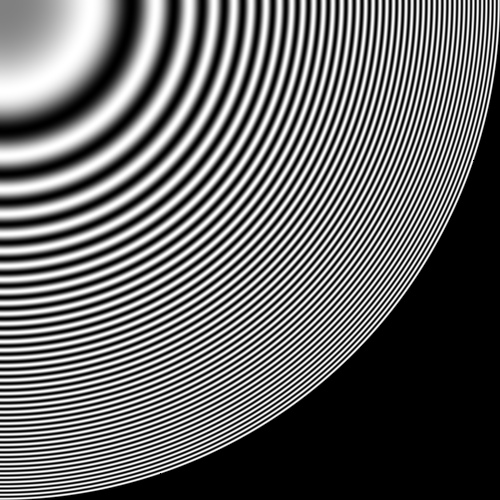
%> input picture uebung05/kreise.png, 500 x 500 px
$ octave Aliasing.m   (GNU Octave 9; MATLAB toolbox functions it lacks are replaced by stand-ins)
%> lines starting %> are read from the running program, lines starting %| are printed output that depends on the picture
clear all;  close all;  clc;

% Parameter eingeben
DownSampling = 5;   % Downsampling-Faktor
N = 2*DownSampling;
% read image
Image = imread('kreise.png');
%> Image is the input picture: size 500x500 uint8; min 0, max 255, mean 102.5

% plot it
figure(1);
imshow(Image);
title('Original Image');

% Downsampling w/o and with Antialiasing-Filter
figure(2)
%do sampling
ImageAlias = Image(1:DownSampling:end, 1:DownSampling:end);
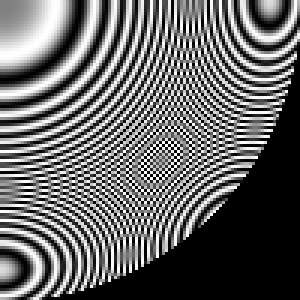
%> ImageAlias: size 100x100 uint8 (shown 3 times larger); min 0, max 255, mean 102.9
%plot it (may scale up)
%imshow(ImageAlias, 'InitialMagnification', 100);
imshow(ImageAlias);
title('Moiree pattern due to Aliasing');
xlabel(['downsampling with N=' num2str(DownSampling)]);

%apply anti aliasing filter
Mask = fspecial('average', N);%???????
Mask = fspecial('gaussian', N, N);%???????

%Mask = 1/16 * [1 2 1 ;
%               2 4 2 ;
%               1 2 1];

%first apply filter
ImageDecimate = imfilter(Image,Mask);
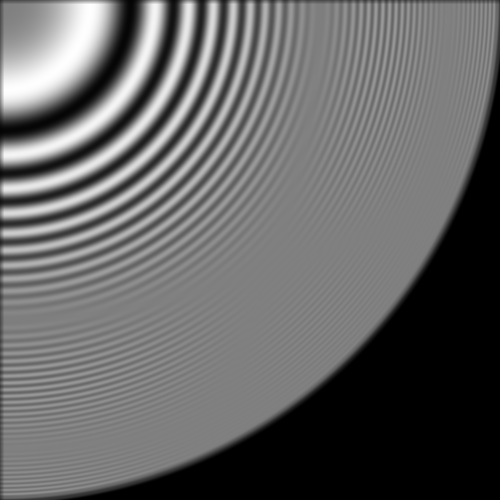
%> ImageDecimate: size 500x500 uint8; min 0, max 254, mean 101.6
%do sampling
ImageDecimate = ImageDecimate(1:DownSampling:end, 1:DownSampling:end);
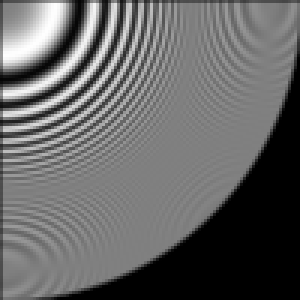
%> ImageDecimate: size 100x100 uint8 (shown 3 times larger); min 0, max 254, mean 102.1
%and plot
figure(3)
%imshow(ImageDecimate, 'InitialMagnification', 100);
imshow(ImageDecimate);
title('no Moiree pattern due to anti Aliasing filter');
xlabel(['downsampling with N=' num2str(DownSampling)]);

$ run again, with uebung05/Moire.png copied over uebung05/kreise.png
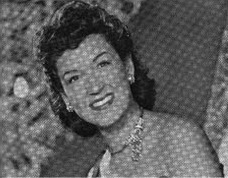
%> input picture uebung05/Moire.png, 228 x 178 px
%> Image is the input picture: size 178x228 uint8; min 4, max 232, mean 92.9
%> `ImageDecimate = imfilter(Image,Mask);`:
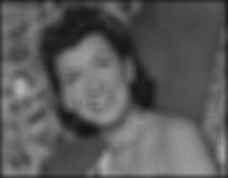
%> ImageDecimate: size 178x228 uint8; min 20, max 177, mean 90.3
%> `ImageDecimate = ImageDecimate(1:DownSampling:end, 1:DownSampling:end);`:
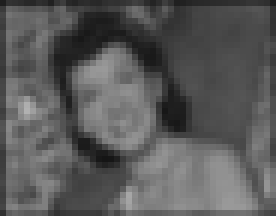
%> ImageDecimate: size 36x46 uint8 (shown 6 times larger); min 21, max 177, mean 89.4
